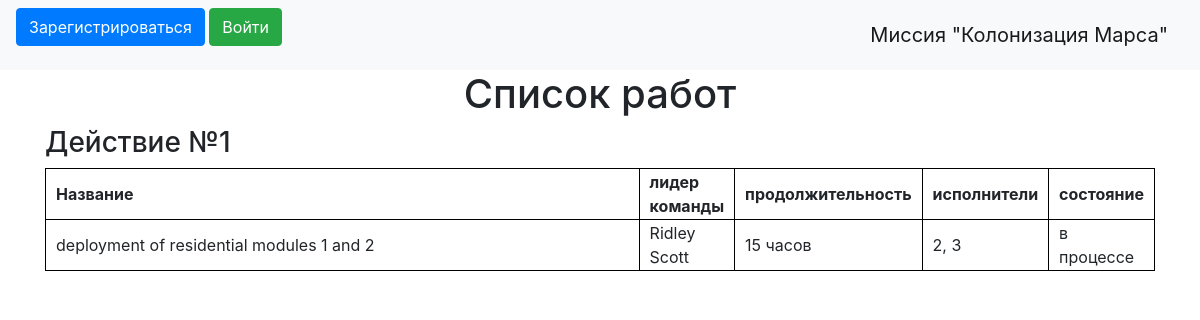
The page /index on the database as committed earlier.
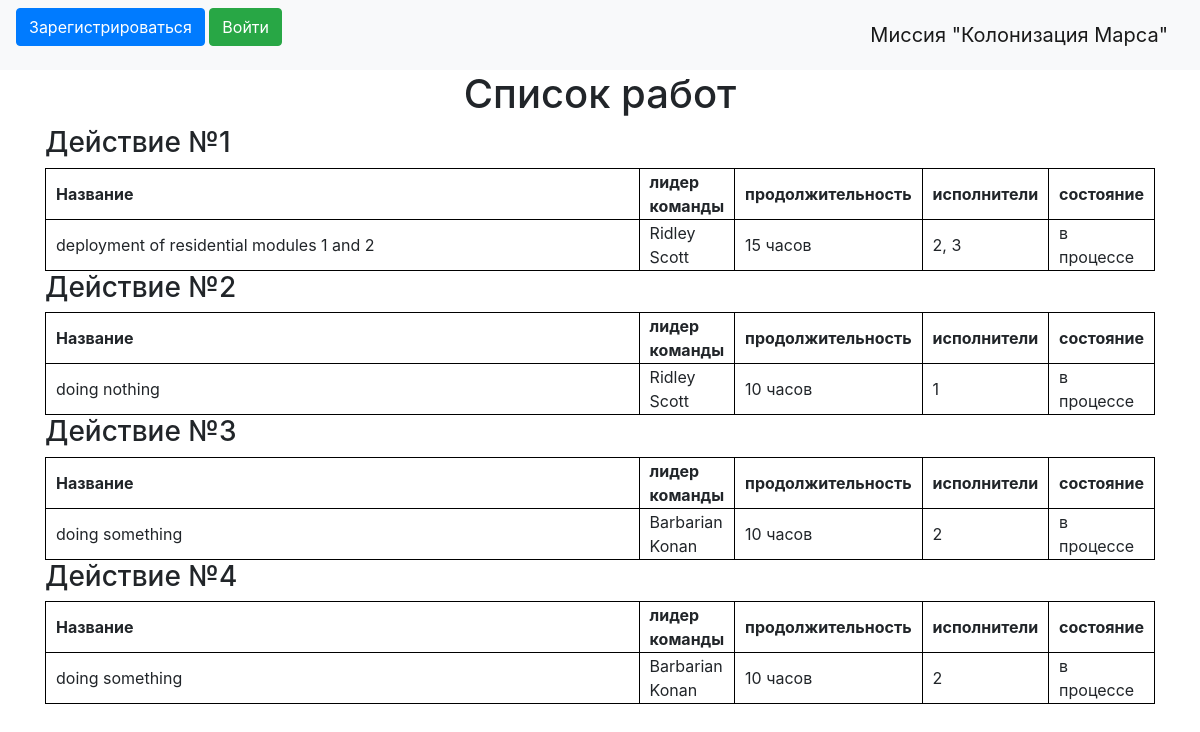
The same page on the database as committed later.
### data/jobs.py (models this page shows)
class Job(SqlAlchemyBase, SerializerMixin):
    __tablename__ = "jobs"
    id = sqlalchemy.Column(sqlalchemy.Integer, autoincrement=True, primary_key=True)
    team_leader_id = sqlalchemy.Column(sqlalchemy.Integer, sqlalchemy.ForeignKey("users.id"))
    team_leader = orm.relationship("User")
    job = sqlalchemy.Column(sqlalchemy.String)
    work_size = sqlalchemy.Column(sqlalchemy.Integer)
    collaborators = sqlalchemy.Column(sqlalchemy.String)
    start_date = sqlalchemy.Column(sqlalchemy.String)
    end_date = sqlalchemy.Column(sqlalchemy.String)
    is_finished = sqlalchemy.Column(sqlalchemy.Boolean)

### data/users.py (models this page shows, shortened)
class User(SqlAlchemyBase, UserMixin, SerializerMixin):
    __tablename__ = "users"
    id = sqlalchemy.Column(sqlalchemy.Integer, primary_key=True, autoincrement=True)
    surname = sqlalchemy.Column(sqlalchemy.String)
    name = sqlalchemy.Column(sqlalchemy.String)
    age = sqlalchemy.Column(sqlalchemy.Integer)
    position = sqlalchemy.Column(sqlalchemy.String)
    speciality = sqlalchemy.Column(sqlalchemy.String)
    address = sqlalchemy.Column(sqlalchemy.String)
    email = sqlalchemy.Column(sqlalchemy.String, unique=True)
    modified_date = sqlalchemy.Column(sqlalchemy.DateTime)
    hashed_password = sqlalchemy.Column(sqlalchemy.String, nullable=True)
    about = sqlalchemy.Column(sqlalchemy.String)

### main.py (the view)
@app.route('/')
@app.route('/index')
def index():
    db_sess = db_session.create_session()
    jobs = db_sess.query(Job).filter()
    return render_template("jobs.html", jobs=jobs)

### data/db_session.py (called while the page is built)
def create_session() -> Session:
    global __factory
    return __factory()

### templates/jobs.html (shortened to what this page needs)
{% extends "base.html" %}
{% block content %}
    <h1><center>Список работ</center></h1>
    {% for job in jobs%}
        <h3>Действие №{{job.id}}</h3>
        <table>
            <tr>
                <th>Название</th>
                <th> лидер команды </th>
                <th> продолжительность </th>
                <th> исполнители </th>
                <th> состояние </th>
            </tr>
            <tr>
                <td>{{job.job}}</td>
                <td>{{job.team_leader.name}} {{job.team_leader.surname}}</td>
                <td>{{job.work_size}} часов</td>
                <td>{{job.collaborators}}</td>
                {% set f = job.is_finished %}
                {% if f == True %}
                    <td>завершено</td>
                {% else %}
                    <td>в процессе</td>
                {% endif %}
            </tr>
        </table>
    {% endfor %}
{% endblock %}

### templates/base.html (shortened to what this page needs)
<!doctype html>
<html lang="en">
<head>
    <link rel="stylesheet"
          href="https://stackpath.bootstrapcdn.com/bootstrap/4.4.1/css/bootstrap.min.css"
>
</head>
<body>
<header>
    <nav class="navbar navbar-light bg-light">
        {% if current_user.is_authenticated %}
            <a class="navbar-brand" href="/logout">{{ current_user.name }}</a>
        {% else %}
            <p>
                <a class="btn btn-primary " href="/register">Зарегистрироваться</a>
                <a class="btn btn-success" href="/login">Войти</a>
            </p>
        {% endif %}
        <a class="navbar-brand" href="#">Миссия "Колонизация Марса"</a>
    </nav>
</header>
<main role="main" class="container">
    {% block content %}{% endblock %}
</main>
</body>
</html>

### templates/jobs.html (style rules this page uses)
table, th, td { border: 1px solid black; width: 100%; padding-right: 10px; padding-left: 10px; }

Rows that differ between the two databases and show on the page:
added Job: id "2", job "doing nothing", team_leader.name "Ridley", team_leader.surname "Scott", work_size "10", collaborators "1"
added Job: id "3", job "doing something", team_leader.name "Barbarian", team_leader.surname "Konan", work_size "10", collaborators "2"
added Job: id "4", job "doing something", team_leader.name "Barbarian", team_leader.surname "Konan", work_size "10", collaborators "2"
